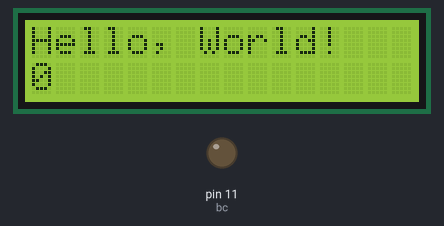
A sketch run on a simulated Arduino Uno, built with avr-gcc and run on an emulated ATmega328P. On the bench: 16×2 character LCD, output pins drawn as LEDs (lit = HIGH).

Above: at 0.1 s.
At 4.1 s:
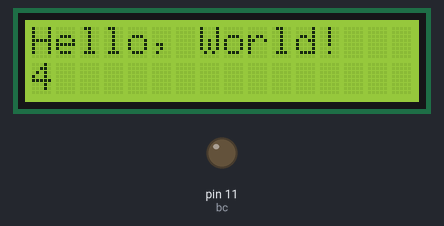
At 9.1 s:
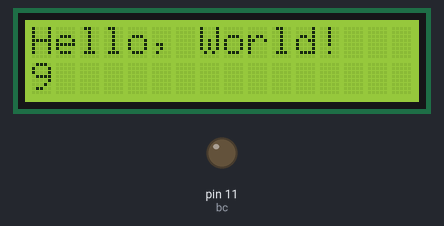
At 19.1 s:
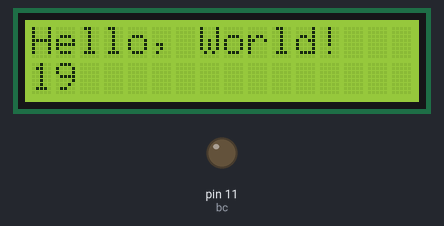
At 29.1 s:
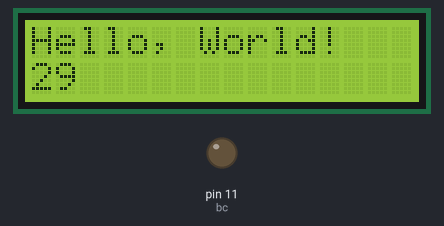
At 39.1 s:
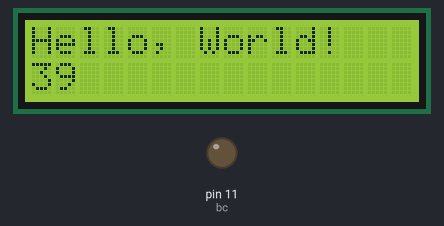

Measured:
- what the display in image 1 shows lasts 1.0 s, from 4.0 s to 5.0 s

The sketch:

lcd_display.ino
```cpp
//Liquid Crystal Display for Alarm Clock

//Including the Liquid Crystal Library
#include <LiquidCrystal.h>

//Initializing Arduino pins for Display Inputs and Outputs
//bc -> Brightness Control pin
const int rs = 8, en = 9, d4 = 4, d5 = 5, d6 = 6, d7 = 7, bc = 11;
LiquidCrystal lcd(rs, en, d4, d5, d6, d7);

void setup() {
  // set the lcd number of rows and columns
  lcd.begin(16, 2);
  lcd.print("Hello, World!");
  pinMode(bc, OUTPUT);

}

void loop() {
  // put your main code here, to run repeatedly:
  lcd.setCursor(0,1);
  lcd.print(millis()/1000);
  analogWrite(bc, 0);
}
```
